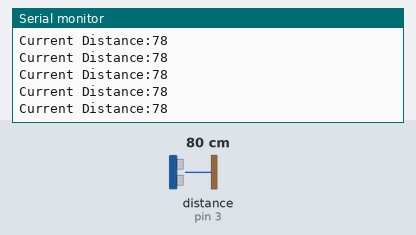
A sketch run on a simulated Arduino Uno, built with avr-gcc and run on an emulated ATmega328P. Shown: the last lines printed to the serial monitor. Wiring (inferred from the names in the program): ultrasonic range finder: trigger pin 2; echo pin 3. The test bench sets the inputs (shaded band); at power-on: distance to the obstacle (sensor on pin 3) 80 cm. The echo pulse lasts 58.3 µs per cm.

Above: at 7.2 s.
7.3 s: distance to the obstacle (sensor on pin 3) set to 9 cm
At 7.8 s:
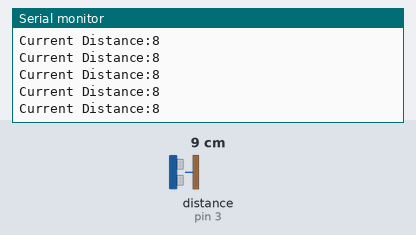
8.8 s: distance to the obstacle (sensor on pin 3) set to 12 cm
At 9.7 s:
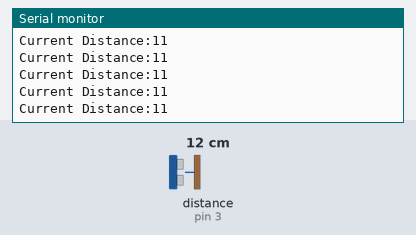
Timing chart, 0 to 11.8 s (numbered marks = the images above; inputs shaded):
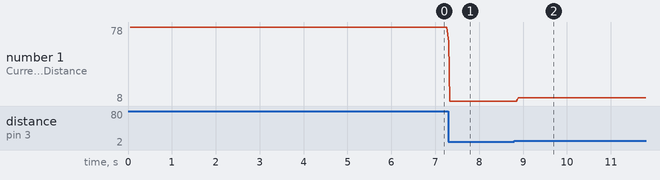

The sketch:

test.ino
```cpp
const int EchoPin=3;
const int TrigPin=2;
long currdist;
long MeasuringDistance()
{
    long distance,sum=0;
    long dis[10];
    for(int i=0;i<10;i++)
    {
    digitalWrite(TrigPin,LOW);
    delayMicroseconds(2);
    digitalWrite(TrigPin,HIGH);
    delayMicroseconds(5);
    digitalWrite(TrigPin,LOW);
    dis[i]=pulseIn(EchoPin,HIGH)*0.017;
    sum+=dis[i];
    }
    distance=sum/10;
    return distance;
}
void setup()
{
      Serial.begin(9600);
    Serial.print("Ultrasonic sensor:\n");
    pinMode(EchoPin,INPUT);
    pinMode(TrigPin,OUTPUT);
}
void loop()
{
     currdist=MeasuringDistance();
    Serial.print("Current Distance:");
    Serial.println(currdist);
}
```

Measured:
- after the input at 7.3 s, the serial monitor: prints a new line at once (image 1)
- after the input at 8.8 s, the serial monitor: prints a new line after 0.06 s (image 2)
- plotted number 1: 78 → 8 after the input at 7.3 s, 8 → 11 after the input at 8.8 s
